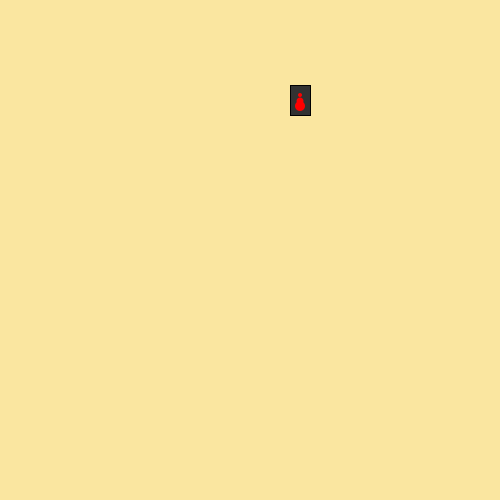
Frame 1 (no input)
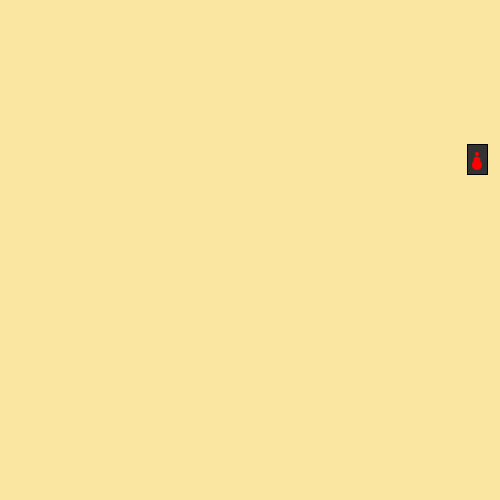
Frame 60 (the mouse pressed at the canvas centre just before this capture)
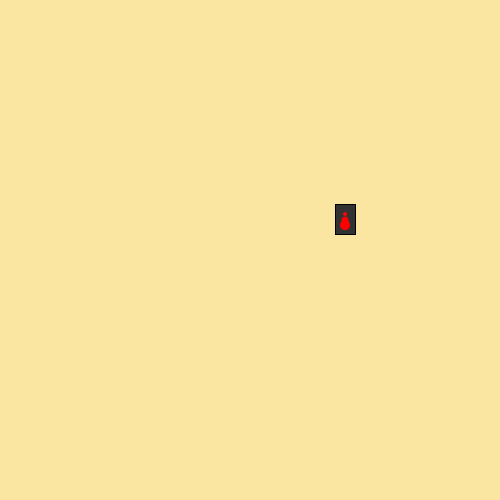
Frame 120 (the mouse held since frame 60 and released just before this capture)

The Processing sketch that drew these frames (run headless with seeded random() and noise(); from frame 60 on, the mouse is pressed at the canvas centre):

// Processing sketch: processing_20178
// ── processing_20178.pde

//01/22/2011  |  Molly Morin  |  mollymorin.com

//created for Emerging Formats for Digital Art, University of Notre Dame
//Here's an example for functions.  I've removed spidey's legs for simplicity

////variables////////////////////////////////////////////////////////////////////
float centerX = 300;
float centerY = 100;
int dirX = 1;
int dirY = 1;
////setup////////////////////////////////////////////////////////////////////////

 
void setup(){
  size (500,500);//the size of your sketch in pixels
  smooth();//turns on anti-ailiasing, witch smooths out some rough edges
}
 

////draw/////////////////////////////////////////////////////////////////////////
 
void draw(){
 
  background(250, 230, 160);
  rectMode(CENTER);
  
  //This replaces all that messy stuff that was in draw
  //try commenting out moveHoriz() or moveVert(), see what happens
  //this is easier than commenting out 5 or 6 lines of code
  display();//show the body
  moveHoriz();//move it horizontally
  moveVert();//move it vertically
}

////functions////////////////////////////////////////////////////////////////////

void display(){
  //body
  stroke(0);//black
  fill(50);//almost black
  rect(centerX, centerY, 20,30);
   
  //spots on body
  noStroke();
  fill(255,0,0);//red
  ellipse(centerX, centerY-5, 4, 4);
  ellipse(centerX, centerY+1, 7, 7);
  ellipse(centerX, centerY+6, 10, 10);
}

void moveHoriz(){
     centerX = centerX+3*dirX;
   
  if(centerX>width||centerX<0){
    dirX=dirX*-1;
  }
}

void moveVert(){
     centerY = centerY+1*dirY;
   
  if(centerY>height||centerY<0){
    dirY=dirY*-1;
  }
}
